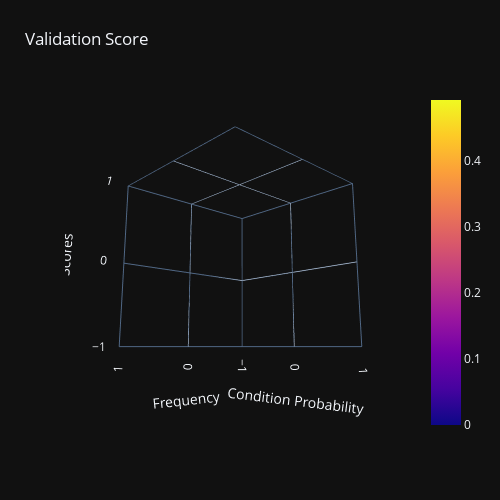

Here is the notebook cell this chart was saved with:
### Code cell
fig.update_layout(title='Validation Score', autosize=False,
                  scene_camera_eye=dict(x=1.7, y=1.8, z=-0.5),
                  width=500, height=500,
                  margin=dict(l=65, r=50, b=65, t=90),
                  scene = dict(
                      yaxis_title='Condition Probability',
                      xaxis_title='Frequency',
                      zaxis_title='Scores')
                  )
# , x="n_estimator", y="max_depth", z="Scores", color="species", title="validation plot"
fig.show()

### Figure 1 — Plotly figure (JSON) as saved in the notebook; plotly's stock layout.template omitted (floating-point values rounded to 4 significant figures)
{"data": [{"name": "Test validation Score", "type": "surface", "x": [0.000106, 0.000106, 0.000106, 0.0001325, 0.000159, 0.0001856, 0.0001856, 0.0002121, 0.0002386, 0.0002386, 0.0002386, 0.0002651, 0.0002651, 0.0002651, 0.0002651, 0.0001158, 0.0001158, 0.0001323, 0.0001323, 0.0001489, 0.0001654, 0.0001654, 0.0001654, 0.0001654, 0.0001654, 6.617e-05, 6.617e-05, 9.926e-05, 9.926e-05, 0.0001653, 0.0002067, 0.0002067, 0.0002067, 0.0002067, 0.0002067, 0.000248, 0.000248, 0.000248, 0.0002893, 0.0002893, 0.0003306, 0.0003306, 0.0003306, 0.000372, 0.000372, 0.0004133], "y": [0.1, 0.22, 0.26, 0.14, 0.18, 0.1, 0.18, 0.14, 0.1, 0.18, 0.3, 0.18, 0.26, 0.1, 0.22, 0.22, 0.3, 0.1, 0.18, 0.26, 0.1, 0.22, 0.3, 0.14, 0.18, 0.14, 0.18, 0.14, 0.26, 0.3, 0.1, 0.18, 0.22, 0.26, 0.3, 0.1, 0.22, 0.3, 0.14, 0.26, 0.22, 0.26, 0.3, 0.14, 0.22, 0.14], "z": [0.425, 0.3704, 0.36, 0.4286, 0.2857, 0.3529, 0.3, 0.125, 0.1667, 0, 0, 0, 0, 0.1667, 0, 0.4839, 0.4604, 0.4797, 0.4926, 0.404, 0.4244, 0.4, 0.3718, 0.427, 0.4345, 0.4487, 0.4609, 0.4535, 0.4696, 0.1867, 0.1892, 0.2128, 0.2381, 0.2405, 0.25, 0.1892, 0.2381, 0.25, 0.18, 0.2308, 0.2195, 0.2308, 0.2571, 0.1515, 0.1923, 0.1515]}], "layout": {"autosize": false, "height": 500, "margin": {"b": 65, "l": 65, "r": 50, "t": 90}, "scene": {"camera": {"eye": {"x": 1.7, "y": 1.8, "z": -0.5}}, "xaxis": {"title": {"text": "Frequency"}}, "yaxis": {"title": {"text": "Condition Probability"}}, "zaxis": {"title": {"text": "Scores"}}}, "title": {"text": "Validation Score"}, "width": 500}}
